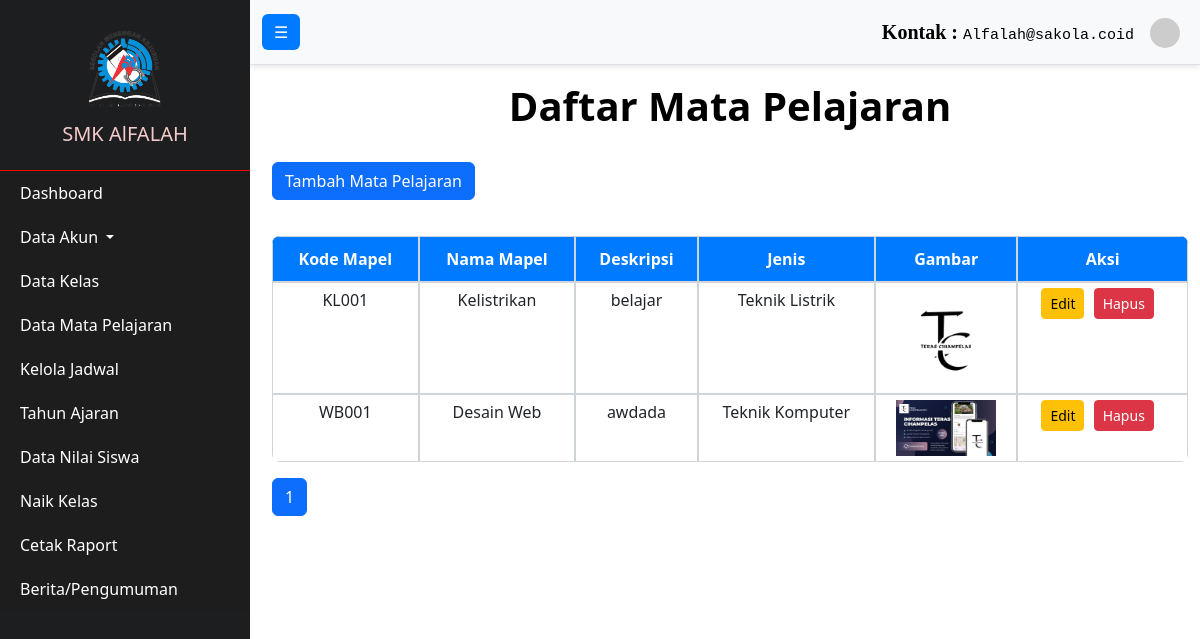
The page /Admin/dataMapel.php on the database as committed earlier.
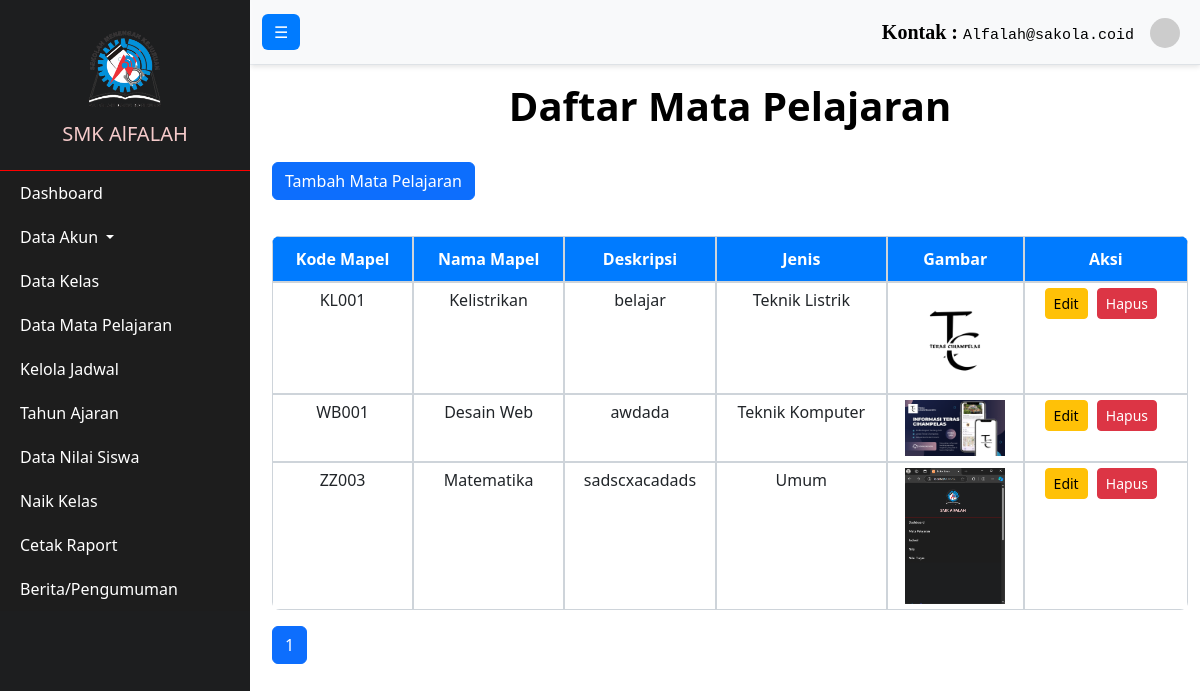
The same page on the database as committed later.
### tables this page shows
CREATE TABLE `mata_pelajaran` (
  `kode_mapel` varchar(50) NOT NULL,
  `nama_mapel` varchar(100) NOT NULL,
  `deskripsi` text DEFAULT NULL,
  `jenis` varchar(50) DEFAULT NULL,
  `gambar` varchar(255) DEFAULT NULL
);

### Admin/dataMapel.php (the view, shortened to what this page needs)
<?php
include '../db.php';
$limit = 10;
$page = isset($_GET['page']) ? $_GET['page'] : 1;
$offset = ($page - 1) * $limit;
$sql = "SELECT * FROM mata_pelajaran LIMIT ?, ?";
$stmt = $conn->prepare($sql);
$stmt->bind_param("ii", $offset, $limit);
$stmt->execute();
$result = $stmt->get_result();
?>
<!DOCTYPE html>
<html lang="id">
<head>
    <link rel="stylesheet" href="https://cdn.jsdelivr.net/npm/bootstrap@5.3.0/dist/css/bootstrap.min.css">
    <link rel="stylesheet" href="..\css\tambahmapel.css">
</head>
<body>
<?php include '../navbar/navAdmin.php'; ?>
<div class="container mt-3">
    <h1>Daftar Mata Pelajaran</h1>
    <a href="tambah_matapelajaran.php" class="btn btn-primary mb-3">Tambah Mata Pelajaran</a>
    <table class="table table-bordered">
        <thead>
            <tr>
                <th>Kode Mapel</th>
                <th>Nama Mapel</th>
                <th>Deskripsi</th>
                <th>Jenis</th>
                <th>Gambar</th>
                <th>Aksi</th>
            </tr>
        </thead>
        <tbody>
        <?php while ($row = $result->fetch_assoc()) { ?>
            <tr>
                <td><?php echo $row['kode_mapel']; ?></td>
                <td><?php echo $row['nama_mapel']; ?></td>
                <td><?php echo $row['deskripsi']; ?></td>
                <td><?php echo $row['jenis']; ?></td>
                <td><img src="<?php echo $row['gambar']; ?>" alt="Gambar" style="width: 100px;"></td>
                <td>
                    <a href="editMapel.php?kode_mapel=<?php echo $row['kode_mapel']; ?>" class="btn btn-warning btn-sm">Edit</a>
                    <a href="dataMapel.php?hapus_mapel=<?php echo $row['kode_mapel']; ?>" class="btn btn-danger btn-sm" onclick="return confirm('Yakin ingin menghapus mata pelajaran ini?');">Hapus</a>
                </td>
            </tr>
        <?php } ?>
        </tbody>
    </table>
    <?php
    $sql_total = "SELECT COUNT(*) AS total FROM mata_pelajaran";
    $result_total = $conn->query($sql_total);
    $total = $result_total->fetch_assoc()['total'];
    $total_pages = ceil($total / $limit);
    ?>
    <nav>
        <ul class="pagination">
            <?php for ($i = 1; $i <= $total_pages; $i++) { ?>
                <li class="page-item <?php if ($i == $page) echo 'active'; ?>">
                    <a class="page-link" href="dataMapel.php?page=<?php echo $i; ?>"><?php echo $i; ?></a>
                </li>
            <?php } ?>
        </ul>
    </nav>
</div>
</body>
</html>

Rows that differ between the two databases and show on the page:
added mata_pelajaran: kode_mapel "ZZ003", nama_mapel "Matematika", deskripsi "sadscxacadads", jenis "Umum", gambar (picture)
